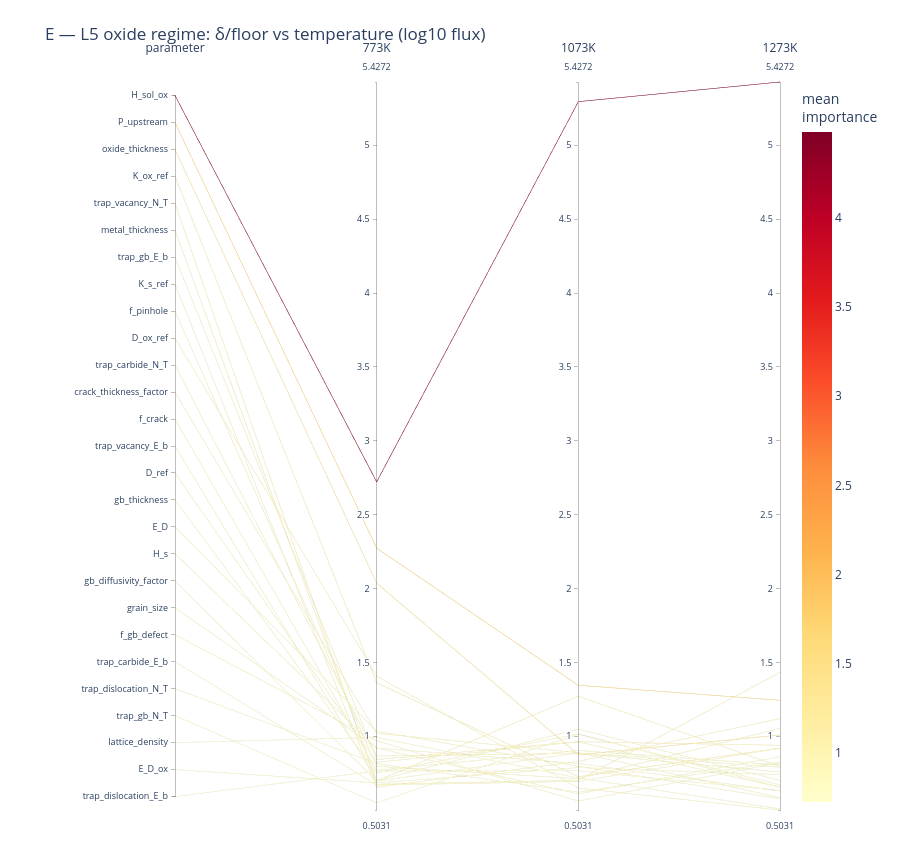
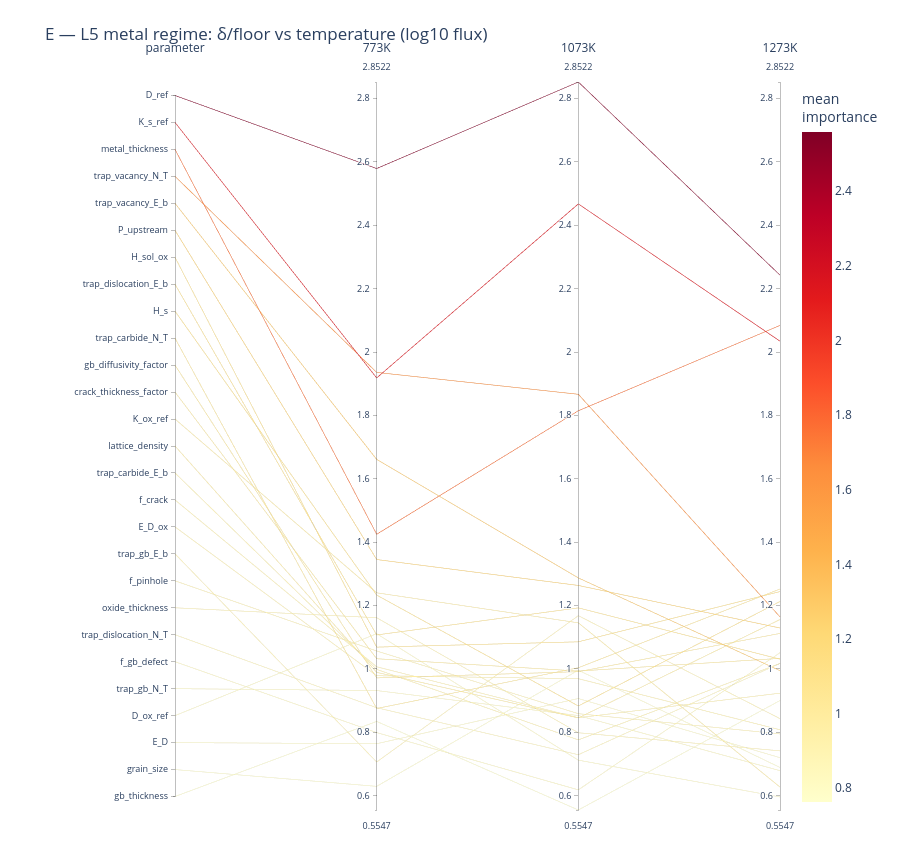

Source (notebook cell) for these figures, in order:
### Markdown cell above
## E — δ/floor shift across temperature (L5-specific)

One plot per regime. Each line is a **parameter**; axes are the three temperatures; height =
`delta_over_floor` for log10(flux). This is the view the L5L6 notebook has no equivalent of,
because only the L5 study is run isothermally.

A line that rises steeply from left to right is a parameter that only becomes resolvable at
high temperature — `H_sol_ox` in the oxide regime is the clearest case. Lines hugging 1.0
across all three temperatures are noise at every temperature.

### Code cell
figsE = {}
for r in REGIMES:
    sub = routeB[(routeB.metric == 'flux') & (routeB.regime == r)]
    matE = sub.pivot(index='parameter', columns='temperature_K',
                     values='delta_over_floor')
    matE.columns = [f'{int(c)}K' for c in matE.columns]
    matE = matE.reset_index()
    tcols = tuple(f'{int(t)}K' for t in TEMPS)
    figsE[r] = parallel_coordinates_sensitivity(
        matE, regimes=tcols,
        title=f'E — L5 {r} regime: δ/floor vs temperature (log10 flux)',
        save_html=os.path.join(FIG_DIR, f'pcp_E_vs_T_{r}.html'))
    best = matE.set_index('parameter')[list(tcols)].max(axis=1).nlargest(3)
    print(f"{r:8s} top-3 by best δ/floor: {best.round(2).to_dict()}")

for r in REGIMES:
    figsE[r].show()

### Figure 1 — Plotly figure (JSON) as saved in the notebook; plotly's stock layout.template omitted (floating-point values rounded to 4 significant figures)
{"data": [{"dimensions": [{"label": "parameter", "range": [-0.5, 26.5], "ticktext": ["H_sol_ox", "P_upstream", "oxide_thickness", "K_ox_ref", "trap_vacancy_N_T", "metal_thickness", "trap_gb_E_b", "K_s_ref", "f_pinhole", "D_ox_ref", "trap_carbide_N_T", "crack_thickness_factor", "f_crack", "trap_vacancy_E_b", "D_ref", "gb_thickness", "E_D", "H_s", "gb_diffusivity_factor", "grain_size", "f_gb_defect", "trap_carbide_E_b", "trap_dislocation_N_T", "trap_gb_N_T", "lattice_density", "E_D_ox", "trap_dislocation_E_b"], "tickvals": [26, 25, 24, 23, 22, 21, 20, 19, 18, 17, 16, 15, 14, 13, 12, 11, 10, 9, 8, 7, 6, 5, 4, 3, 2, 1, 0], "values": [26, 25, 24, 23, 22, 21, 20, 19, 18, 17, 16, 15, 14, 13, 12, 11, 10, 9, 8, 7, 6, 5, 4, 3, 2, 1, 0]}, {"label": "773K", "range": [0.5031, 5.427], "values": [2.722, 2.274, 2.037, 1.363, 0.6772, 0.6997, 0.8447, 0.6573, 0.7988, 1.408, 0.8679, 1.022, 0.7713, 0.7021, 0.8255, 0.7536, 1.036, 0.9219, 0.6983, 0.9224, 0.9709, 0.6718, 0.8164, 0.5512, 0.9939, 0.6864, 0.7664]}, {"label": "1073K", "range": [0.5031, 5.427], "values": [5.294, 1.347, 0.8771, 0.7286, 0.7044, 1.272, 0.9649, 0.8317, 0.7147, 0.6514, 0.886, 0.8907, 0.9058, 1.05, 0.9639, 1.017, 0.7979, 0.6123, 0.889, 0.8176, 0.5635, 0.6965, 0.6237, 1.017, 0.7198, 0.7904, 0.7691]}, {"label": "1273K", "range": [0.5031, 5.427], "values": [5.427, 1.245, 1.011, 0.9221, 1.435, 0.7981, 0.9408, 1.122, 1.055, 0.5031, 0.7602, 0.5866, 0.8076, 0.703, 0.6569, 0.6584, 0.5791, 0.8642, 0.7923, 0.6323, 0.8224, 0.9208, 0.8282, 0.6734, 0.5105, 0.7421, 0.6346]}], "labelangle": 0, "labelfont": {"size": 12}, "labelside": "top", "line": {"color": [4.481, 1.622, 1.308, 1.005, 0.9388, 0.9234, 0.9168, 0.8702, 0.8563, 0.8542, 0.838, 0.8331, 0.8282, 0.8183, 0.8155, 0.8097, 0.8044, 0.7995, 0.7932, 0.7908, 0.7856, 0.763, 0.7561, 0.747, 0.7414, 0.7396, 0.7234], "colorbar": {"title": {"text": "mean<br>importance"}}, "colorscale": [[0, "rgb(255,255,204)"], [0.125, "rgb(255,237,160)"], [0.25, "rgb(254,217,118)"], [0.375, "rgb(254,178,76)"], [0.5, "rgb(253,141,60)"], [0.625, "rgb(252,78,42)"], [0.75, "rgb(227,26,28)"], [0.875, "rgb(189,0,38)"], [1, "rgb(128,0,38)"]], "showscale": true}, "rangefont": {"size": 9}, "tickfont": {"size": 9}, "type": "parcoords"}], "layout": {"font": {"size": 12}, "height": 852, "margin": {"b": 40, "l": 175, "r": 120, "t": 80}, "title": {"text": "E — L5 oxide regime: δ/floor vs temperature (log10 flux)"}}}

### Figure 2 — Plotly figure (JSON) as saved in the notebook; plotly's stock layout.template omitted (floating-point values rounded to 4 significant figures)
{"data": [{"dimensions": [{"label": "parameter", "range": [-0.5, 26.5], "ticktext": ["D_ref", "K_s_ref", "metal_thickness", "trap_vacancy_N_T", "trap_vacancy_E_b", "P_upstream", "H_sol_ox", "trap_dislocation_E_b", "H_s", "trap_carbide_N_T", "gb_diffusivity_factor", "crack_thickness_factor", "K_ox_ref", "lattice_density", "trap_carbide_E_b", "f_crack", "E_D_ox", "trap_gb_E_b", "f_pinhole", "oxide_thickness", "trap_dislocation_N_T", "f_gb_defect", "trap_gb_N_T", "D_ox_ref", "E_D", "grain_size", "gb_thickness"], "tickvals": [26, 25, 24, 23, 22, 21, 20, 19, 18, 17, 16, 15, 14, 13, 12, 11, 10, 9, 8, 7, 6, 5, 4, 3, 2, 1, 0], "values": [26, 25, 24, 23, 22, 21, 20, 19, 18, 17, 16, 15, 14, 13, 12, 11, 10, 9, 8, 7, 6, 5, 4, 3, 2, 1, 0]}, {"label": "773K", "range": [0.5547, 2.852], "values": [2.579, 1.918, 1.425, 1.936, 1.661, 1.345, 1.069, 1.107, 1.233, 0.8751, 0.9716, 1.032, 1.24, 0.9891, 0.9985, 1.007, 0.9785, 0.7062, 1.057, 1.162, 0.8775, 0.799, 0.9317, 1.111, 0.7639, 0.6294, 0.8343]}, {"label": "1073K", "range": [0.5547, 2.852], "values": [2.852, 2.467, 1.815, 1.867, 1.287, 1.263, 1.086, 1.193, 0.883, 1.004, 0.9912, 0.9932, 1.145, 0.8453, 0.776, 0.8459, 0.9691, 1.168, 0.8587, 0.7985, 0.7292, 0.6183, 0.8528, 0.712, 0.9066, 0.9959, 0.5547]}, {"label": "1273K", "range": [0.5547, 2.852], "values": [2.243, 2.034, 2.084, 1.164, 0.9944, 1.129, 1.244, 1.031, 1.213, 1.252, 1.112, 1.033, 0.6271, 1.156, 1.017, 0.9235, 0.8079, 0.843, 0.7949, 0.7414, 1.017, 1.051, 0.6789, 0.5958, 0.7198, 0.6889, 0.9002]}], "labelangle": 0, "labelfont": {"size": 12}, "labelside": "top", "line": {"color": [2.558, 2.14, 1.775, 1.655, 1.314, 1.246, 1.133, 1.11, 1.11, 1.044, 1.025, 1.02, 1.004, 0.9968, 0.9305, 0.9254, 0.9185, 0.9057, 0.9034, 0.9005, 0.8747, 0.8228, 0.8211, 0.8063, 0.7968, 0.7714, 0.7631], "colorbar": {"title": {"text": "mean<br>importance"}}, "colorscale": [[0, "rgb(255,255,204)"], [0.125, "rgb(255,237,160)"], [0.25, "rgb(254,217,118)"], [0.375, "rgb(254,178,76)"], [0.5, "rgb(253,141,60)"], [0.625, "rgb(252,78,42)"], [0.75, "rgb(227,26,28)"], [0.875, "rgb(189,0,38)"], [1, "rgb(128,0,38)"]], "showscale": true}, "rangefont": {"size": 9}, "tickfont": {"size": 9}, "type": "parcoords"}], "layout": {"font": {"size": 12}, "height": 852, "margin": {"b": 40, "l": 175, "r": 120, "t": 80}, "title": {"text": "E — L5 metal regime: δ/floor vs temperature (log10 flux)"}}}
